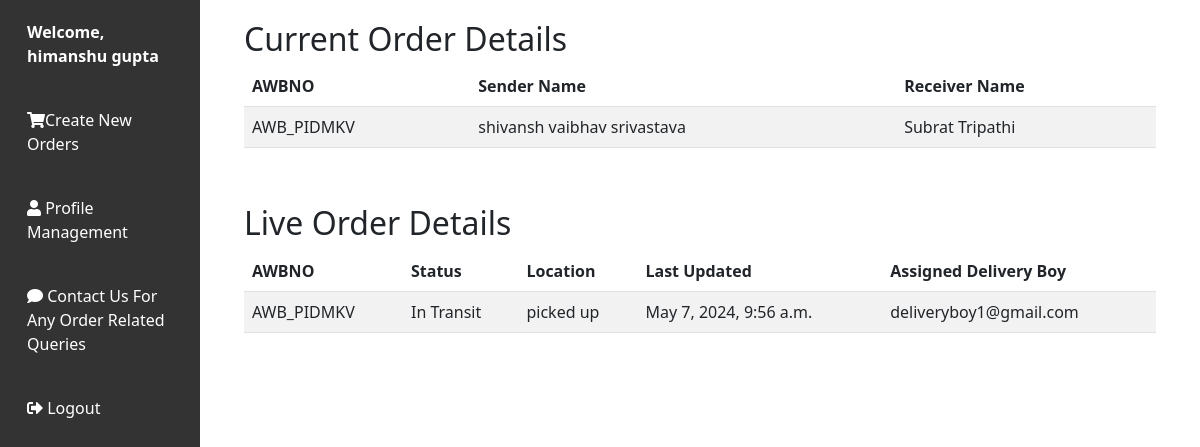
/userManagement/user_dashboard/ (signed in), run on the app's committed database.
### BranchesInfo/models.py (models this page shows, shortened)
class Data_Records(models.Model):
    AWBNO = models.CharField(max_length=10, primary_key=True)
    Sender_Name = models.CharField(max_length=100, null=True)
    Sender_Address = models.CharField(max_length=100, null=True)
    Sender_Contact_No = models.CharField(max_length=15, null=True)
    Sender_City = models.CharField(max_length=30, null=True)
    sender_state = models.CharField(max_length=30, null=True)
    Receiver_Name = models.CharField(max_length=100, null=False)
    Receiver_Address = models.CharField(max_length=100, null=True)
    Receiver_Contact_No = models.CharField(max_length=15, null=True)
    Receiver_City = models.CharField(max_length=30, null=True)
    receiver_state = models.CharField(max_length=30, null=True)
    Book_date = models.DateTimeField(null=False)
    Weight = models.CharField(max_length=10, null=True)
    Distance = models.DecimalField(max_digits=10, decimal_places=2, null=True)
    Price = models.CharField(max_length=10, null=True)
    POD_Flag = models.CharField(max_length=20, null=True)
    Print_Flag = models.CharField(max_length=20, null=True)
    Pin_Number = models.CharField(max_length=10, null=True)
    State = models.CharField(max_length=30, null=True)
    Country = models.CharField(max_length=30, null=True)
    Sender_Branch_CD = models.IntegerField(null=True)
    Receiver_Branch_CD  = models.IntegerField(null=True)
    Type = models.CharField(max_length=50, null=True)
    Payment_Method = models.CharField(max_length=50)
    Client_Id = models.ForeignKey(Client, on_delete=models.CASCADE, related_name='client_orders', null=True)
    Alert_Flag = models.CharField(max_length=20, null=True)
    order_type = models.CharField(max_length=30, null=True)

### packetTrackingSystem/models.py (models this page shows, shortened)
class Live_Updates(models.Model):
    AWBNO = models.CharField(max_length=50)
    transit_status = models.CharField(max_length=100, default='Not Picked Up From Source.')
    update_location = models.CharField(max_length=100)
    last_update_time = models.DateTimeField(null=False)
    Delivery_Boy_Name = models.CharField(max_length=100, null=True)

### userManagement/views.py (the view)
# urls.py: path('user_dashboard/', views.user_dashboard, name='user_dashboard'),
def user_dashboard(request):
    try:
        session_id = request.session.get('Client_Id')
        username = request.session.get('Client_Name')
        if session_id is not None:
            print("Session ID of the user from dashboard function :", session_id)
            print("Session username of the user from dashboard function :", username)
            user_orders = Data_Records.objects.filter(Client_Id=session_id)
            live_updates = Live_Updates.objects.filter(AWBNO__in=[order.AWBNO for order in user_orders]).order_by('-last_update_time')
            return render(request, 'user_dashboard.html', {'user_orders': user_orders, 'username': username, 'live_updates': live_updates})
    except KeyError:
        print("Session key not found")
    return redirect('user_login_form')

### userManagement/templates/user_dashboard.html (shortened to what this page needs)
<!DOCTYPE html>
<html lang="en">
    {% load static %}
<head>
    <link href="https://cdnjs.cloudflare.com/ajax/libs/bootstrap/5.3.0/css/bootstrap.min.css" rel="stylesheet">
</head>
<body>
    <div class="container-fluid">
        <div class="row">
            <nav class="col-md-3 col-lg-2 d-md-block sidebar">
                <div class="user-info">
                    Welcome, {{ username }}
                </div>
                <a href="{% url 'userManagement:client_order'%}"><i class="fas fa-shopping-cart"></i>Create New Orders</a>
                <a href="{% url 'userManagement:profile_management' %}"><i class="fas fa-user"></i> Profile Management</a>
                <a href="{% url 'userManagement:feedback'%}"><i class="fas fa-comment"></i> Contact Us For Any Order Related Queries</a>
                <a href="{% url 'userManagement:logout_view' %}" class="logout"><i class="fas fa-sign-out-alt"></i> Logout</a>
            </nav>
            <main class="col-md-9 ms-sm-auto col-lg-10 px-md-4">
<div class="order-details">
    <h2>Current Order Details</h2>
    {% if user_orders %}
    <div class="table-responsive">
        <table class="table table-striped">
            <thead>
                <tr>
                    <th>AWBNO</th>
                    <th>Sender Name</th>
                    <th>Receiver Name</th>
                </tr>
            </thead>
            <tbody>
                {% for order in user_orders %}
                <tr>
                    <td>{{ order.AWBNO }}</td>
                    <td>{{ order.Sender_Name }}</td>
                    <td>{{ order.Receiver_Name }}</td>
                </tr>
                {% empty %}
                <tr>
                    <td colspan="3">No current orders found.</td>
                </tr>
                {% endfor %}
            </tbody>
        </table>
    </div>
    {% else %}
    <p>No current orders found.</p>
    {% endif %}
</div>
<div class="order-details">
    <h2>Live Order Details</h2>
    <div class="table-responsive">
        <table class="table table-striped">
            <thead>
                <tr>
                    <th>AWBNO</th>
                    <th>Status</th>
                    <th>Location</th>
                    <th>Last Updated</th>
                    <th>Assigned Delivery Boy</th>
                </tr>
            </thead>
            <tbody>
                {% for update in live_updates %}
                <tr>
                    <td>{{ update.AWBNO }}</td>
                    <td>{{ update.transit_status }}</td>
                    <td>{{ update.update_location }}</td>
                    <td>{{ update.last_update_time }}</td>
                    <td>{{ update.Delivery_Boy_Name }}</td>
                </tr>
                {% empty %}
                <tr>
                    <td colspan="4">No live updates available.</td>
                </tr>
                {% endfor %}
            </tbody>
        </table>
    </div>
</div>
            </main>
        </div>
    </div>
    <link href="https://cdnjs.cloudflare.com/ajax/libs/font-awesome/5.15.4/css/all.min.css" rel="stylesheet">
</body>
</html>

### userManagement/templates/user_dashboard.html (style rules this page uses)
.sidebar { background-color: #333; color: #fff; height: 100vh; position: fixed; top: 0; left: 0; overflow-y: auto; }
.sidebar a { padding: 20px 15px; text-decoration: none; color: #fff; display: block; }
.logout { padding: 20px 15px; text-decoration: none; color: #fff; display: block; }
.user-info { padding: 20px 15px; font-weight: bold; }
.order-details { padding: 20px; }

### data on the page
Data_Records: AWBNO "AWB_PIDMKV", Sender_Name "shivansh vaibhav srivastava", Receiver_Name "Subrat Tripathi"
Live_Updates: AWBNO "AWB_PIDMKV", transit_status "In Transit", update_location "picked up", last_update_time "May 7, 2024, 9:56 a.m.", Delivery_Boy_Name "deliveryboy1@gmail.com"

### other printed values
{{ username }} "himanshu gupta"
